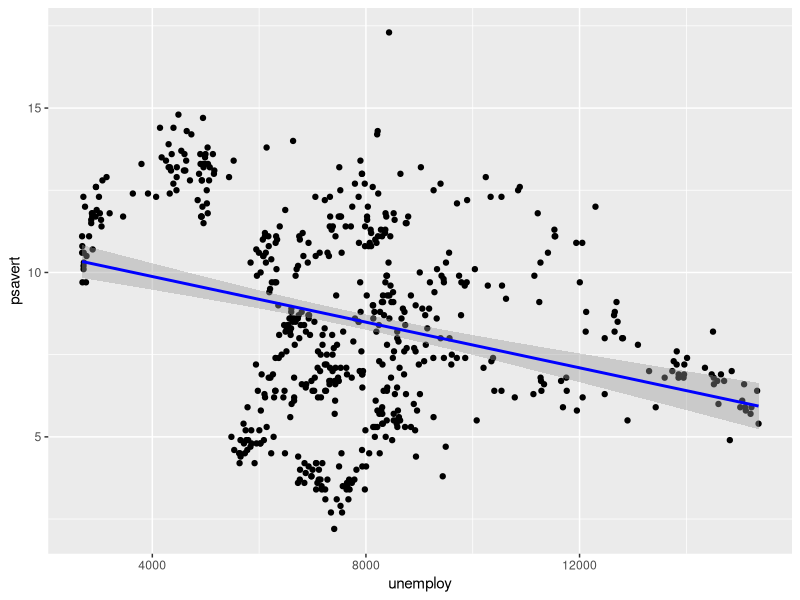
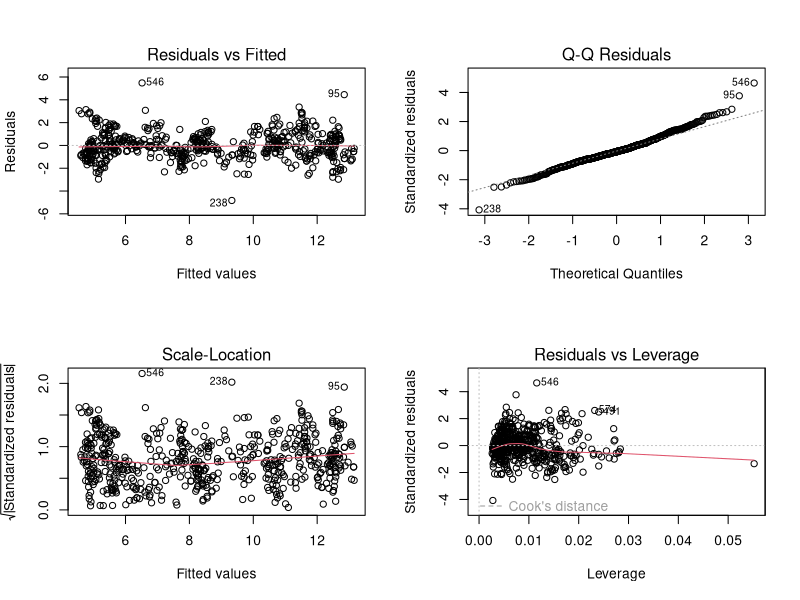

These figures' R source, in order:

library(ggplot2)
library(xts)

# 加载economics数据集
data("economics")

# 查看数据集结构
str(economics)

# 选择个人储蓄率和失业人数作为变量
data <- economics[, c("psavert", "unemploy")]

# 构建一元回归模型，以失业人数作为自变量，个人储蓄率作为因变量
model <- lm(psavert ~ unemploy, data = data)

# 查看模型摘要
summary(model)

# 可选：绘制散点图和回归线
library(ggplot2)
ggplot(data, aes(x = unemploy, y = psavert)) +
  geom_point() +
  geom_smooth(method = "lm", col = "blue")
 

# 加载economics数据集
data("economics")

# 构建多元回归模型
model <- lm(psavert ~ pce + pop + uempmed + unemploy, data = economics)

# 查看模型摘要
summary(model)

# 可选：绘制模型的诊断图，检查模型假设
par(mfrow=c(2,2))
plot(model)




# install.packages(c("lmtest", "car"))
library(lmtest)
library(car)

# 加载economics数据集
data("economics")

# 构建多元回归模型
model <- lm(psavert ~ pce + pop + uempmed + unemploy, data = economics)

# 查看模型摘要
summary(model)
 
# 多重共线性检验
# 方差膨胀因子
vif(model)  # VIF值大于5或10通常被认为表明有严重的多重共线性

# 使用glmnet进行岭回归：
library(glmnet)

# 准备数据
x <- model.matrix(psavert ~ pce + pop + uempmed + unemploy, data=economics)[,-1]
y <- economics$psavert

# 岭回归模型
ridge_model <- glmnet(x, y, alpha=0)



# 异方差性检验
# 布雷施-帕甘检验
bptest(model)

# 或非常数方差检验
ncvTest(model)

# 自相关检验
# 达宾-沃森检验
dwtest(model)
